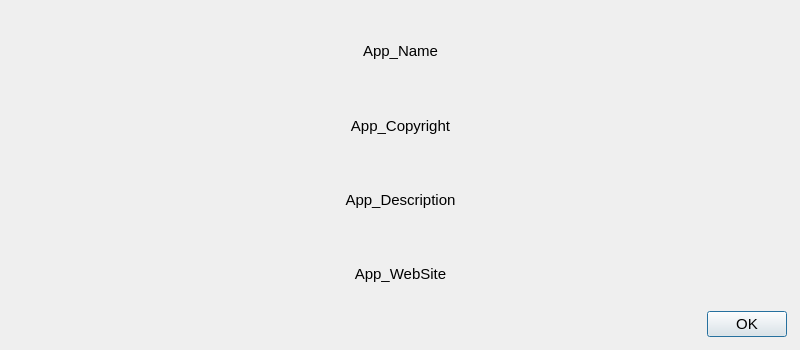
<?xml version="1.0" encoding="UTF-8"?>
<ui version="4.0">
 <class>DlgAbout</class>
 <widget class="QDialog" name="DlgAbout">
  <property name="windowModality">
   <enum>Qt::ApplicationModal</enum>
  </property>
  <property name="enabled">
   <bool>true</bool>
  </property>
  <property name="geometry">
   <rect>
    <x>0</x>
    <y>0</y>
    <width>800</width>
    <height>350</height>
   </rect>
  </property>
  <property name="sizePolicy">
   <sizepolicy hsizetype="Expanding" vsizetype="Expanding">
    <horstretch>1</horstretch>
    <verstretch>1</verstretch>
   </sizepolicy>
  </property>
  <property name="minimumSize">
   <size>
    <width>800</width>
    <height>350</height>
   </size>
  </property>
  <property name="font">
   <font>
    <pointsize>11</pointsize>
    <strikeout>false</strikeout>
   </font>
  </property>
  <property name="contextMenuPolicy">
   <enum>Qt::NoContextMenu</enum>
  </property>
  <property name="windowTitle">
   <string/>
  </property>
  <property name="toolTipDuration">
   <number>0</number>
  </property>
  <property name="autoFillBackground">
   <bool>false</bool>
  </property>
  <property name="sizeGripEnabled">
   <bool>false</bool>
  </property>
  <property name="modal">
   <bool>false</bool>
  </property>
  <widget class="QWidget" name="">
   <property name="geometry">
    <rect>
     <x>10</x>
     <y>10</y>
     <width>781</width>
     <height>331</height>
    </rect>
   </property>
   <layout class="QVBoxLayout" name="verticalLayout">
    <property name="spacing">
     <number>0</number>
    </property>
    <property name="leftMargin">
     <number>4</number>
    </property>
    <property name="topMargin">
     <number>4</number>
    </property>
    <property name="rightMargin">
     <number>4</number>
    </property>
    <property name="bottomMargin">
     <number>4</number>
    </property>
    <item>
     <widget class="QLabel" name="appInfo">
      <property name="minimumSize">
       <size>
        <width>400</width>
        <height>0</height>
       </size>
      </property>
      <property name="text">
       <string>App_Name</string>
      </property>
      <property name="textFormat">
       <enum>Qt::AutoText</enum>
      </property>
      <property name="scaledContents">
       <bool>true</bool>
      </property>
      <property name="alignment">
       <set>Qt::AlignCenter</set>
      </property>
      <property name="wordWrap">
       <bool>false</bool>
      </property>
      <property name="indent">
       <number>0</number>
      </property>
     </widget>
    </item>
    <item>
     <widget class="QLabel" name="appCopyright">
      <property name="minimumSize">
       <size>
        <width>400</width>
        <height>0</height>
       </size>
      </property>
      <property name="text">
       <string>App_Copyright</string>
      </property>
      <property name="textFormat">
       <enum>Qt::AutoText</enum>
      </property>
      <property name="scaledContents">
       <bool>true</bool>
      </property>
      <property name="alignment">
       <set>Qt::AlignCenter</set>
      </property>
      <property name="wordWrap">
       <bool>false</bool>
      </property>
     </widget>
    </item>
    <item>
     <widget class="QLabel" name="appDescription">
      <property name="minimumSize">
       <size>
        <width>400</width>
        <height>0</height>
       </size>
      </property>
      <property name="text">
       <string>App_Description</string>
      </property>
      <property name="textFormat">
       <enum>Qt::AutoText</enum>
      </property>
      <property name="scaledContents">
       <bool>false</bool>
      </property>
      <property name="alignment">
       <set>Qt::AlignCenter</set>
      </property>
      <property name="wordWrap">
       <bool>false</bool>
      </property>
     </widget>
    </item>
    <item>
     <widget class="QLabel" name="appWebSite">
      <property name="minimumSize">
       <size>
        <width>400</width>
        <height>0</height>
       </size>
      </property>
      <property name="font">
       <font>
        <underline>false</underline>
       </font>
      </property>
      <property name="cursor">
       <cursorShape>ArrowCursor</cursorShape>
      </property>
      <property name="text">
       <string>App_WebSite</string>
      </property>
      <property name="textFormat">
       <enum>Qt::RichText</enum>
      </property>
      <property name="scaledContents">
       <bool>false</bool>
      </property>
      <property name="alignment">
       <set>Qt::AlignCenter</set>
      </property>
      <property name="wordWrap">
       <bool>false</bool>
      </property>
      <property name="openExternalLinks">
       <bool>false</bool>
      </property>
     </widget>
    </item>
    <item>
     <widget class="QDialogButtonBox" name="buttonBox">
      <property name="sizePolicy">
       <sizepolicy hsizetype="Expanding" vsizetype="Fixed">
        <horstretch>0</horstretch>
        <verstretch>0</verstretch>
       </sizepolicy>
      </property>
      <property name="statusTip">
       <string/>
      </property>
      <property name="orientation">
       <enum>Qt::Horizontal</enum>
      </property>
      <property name="standardButtons">
       <set>QDialogButtonBox::Ok</set>
      </property>
      <property name="centerButtons">
       <bool>false</bool>
      </property>
     </widget>
    </item>
   </layout>
  </widget>
 </widget>
 <resources/>
 <connections>
  <connection>
   <sender>buttonBox</sender>
   <signal>accepted()</signal>
   <receiver>DlgAbout</receiver>
   <slot>accept()</slot>
   <hints>
    <hint type="sourcelabel">
     <x>248</x>
     <y>254</y>
    </hint>
    <hint type="destinationlabel">
     <x>157</x>
     <y>274</y>
    </hint>
   </hints>
  </connection>
 </connections>
</ui>
